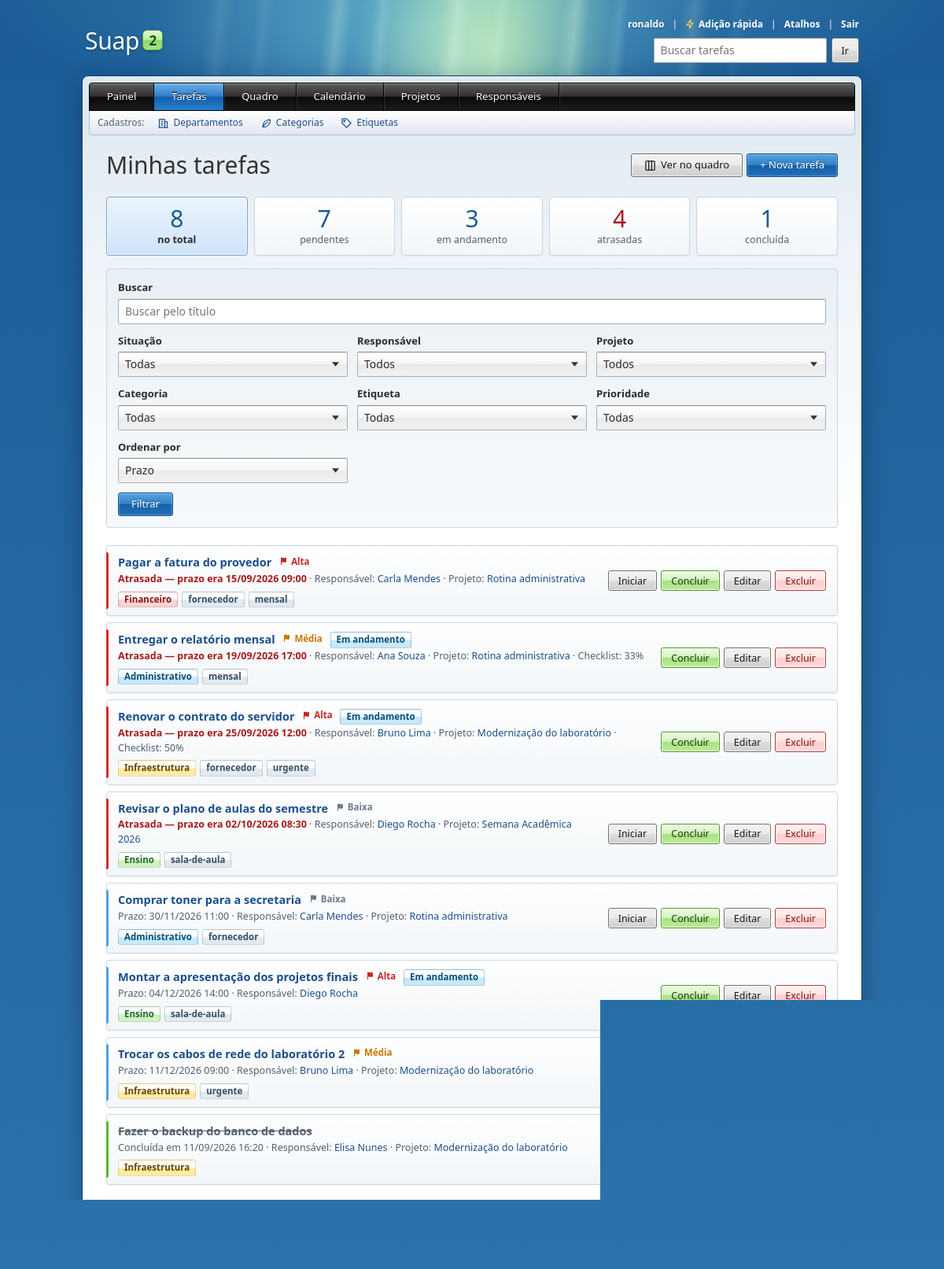
The app's page / (signed in) with its own data.
### Suap2APP/models.py (models this page shows, shortened)
class Tarefa(models.Model):
    PRIORIDADES = [
        ('alta', 'Alta'),
        ('media', 'Média'),
        ('baixa', 'Baixa'),
    ]
    SITUACOES = [
        ('a_fazer', 'A fazer'),
        ('em_andamento', 'Em andamento'),
        ('concluida', 'Concluída'),
    ]
    titulo = models.CharField(max_length=100)
    criada_em = models.DateTimeField(auto_now_add=True)
    prazo = models.DateTimeField()
    prioridade = models.CharField(max_length=5, choices=PRIORIDADES, default='media')
    iniciada_em = models.DateTimeField(null=True, blank=True)
    concluida_em = models.DateTimeField(null=True, blank=True)
    lembrete_enviado_em = models.DateTimeField(null=True, blank=True, editable=False)
    pessoa_responsavel = models.ForeignKey(Responsavel, on_delete=models.PROTECT)
    projeto = models.ForeignKey(Projeto, on_delete=models.SET_NULL, null=True, blank=True, related_name='tarefas')
    categoria = models.ForeignKey(Categoria, on_delete=models.SET_NULL, null=True, blank=True, related_name='tarefas')
    etiquetas = models.ManyToManyField(Etiqueta, blank=True, related_name='tarefas')
    objects = TarefaQuerySet.as_manager()
    class Meta:
        verbose_name = 'Tarefa'
        verbose_name_plural = 'Tarefas'
        ordering = [models.F('concluida_em').asc(nulls_first=True), 'prazo']
    @property
    def situacao(self):
        if self.concluida_em:
            return 'concluida'
        return 'em_andamento' if self.iniciada_em else 'a_fazer'
    @property
    def progresso(self):
        subtarefas = list(self.subtarefas.all())
        if not subtarefas:
            return None
        return round(100 * sum(1 for s in subtarefas if s.concluida) / len(subtarefas))

class Responsavel(models.Model):
    nome = models.CharField(max_length=150)
    cpf = models.CharField(max_length=14, unique=True)
    email = models.EmailField(blank=True)
    telefone = models.CharField(max_length=20, blank=True)
    departamento = models.ForeignKey(
        Departamento, on_delete=models.SET_NULL, null=True, blank=True, related_name='responsaveis',
    )
    class Meta:
        verbose_name = 'Responsável'
        verbose_name_plural = 'Responsáveis'
        ordering = ['nome']
    def __str__(self):
        return self.nome

class Projeto(models.Model):
    nome = models.CharField(max_length=120, unique=True)
    descricao = models.TextField(blank=True)
    departamento = models.ForeignKey(
        Departamento, on_delete=models.SET_NULL, null=True, blank=True, related_name='projetos',
    )
    inicio = models.DateField(null=True, blank=True)
    fim = models.DateField(null=True, blank=True)
    class Meta:
        verbose_name = 'Projeto'
        verbose_name_plural = 'Projetos'
        ordering = ['nome']
        constraints = [
            models.CheckConstraint(
                condition=(
                    models.Q(inicio__isnull=True)
                    | models.Q(fim__isnull=True)
                    | models.Q(fim__gte=models.F('inicio'))
                ),
                name='projeto_fim_depois_do_inicio',
            ),
        ]
    def __str__(self):
        return self.nome

class Categoria(models.Model):
    CORES = [
        ('azul', 'Azul'),
        ('verde', 'Verde'),
        ('amarelo', 'Amarelo'),
        ('vermelho', 'Vermelho'),
        ('cinza', 'Cinza'),
    ]
    nome = models.CharField(max_length=60, unique=True)
    cor = models.CharField(max_length=10, choices=CORES, default='cinza')
    class Meta:
        verbose_name = 'Categoria'
        verbose_name_plural = 'Categorias'
        ordering = ['nome']
    def __str__(self):
        return self.nome

class Etiqueta(models.Model):
    nome = models.CharField(max_length=40, unique=True)
    class Meta:
        verbose_name = 'Etiqueta'
        verbose_name_plural = 'Etiquetas'
        ordering = ['nome']
    def __str__(self):
        return self.nome

class Subtarefa(models.Model):
    tarefa = models.ForeignKey(Tarefa, on_delete=models.CASCADE, related_name='subtarefas')
    descricao = models.CharField(max_length=150)
    concluida = models.BooleanField(default=False)
    ordem = models.PositiveIntegerField(default=0)
    class Meta:
        verbose_name = 'Subtarefa'
        verbose_name_plural = 'Subtarefas'
        ordering = ['ordem', 'pk']

### Suap2APP/views.py (the view)
# urls.py: path('', views.TarefaListView.as_view(), name='tarefa_list'),
class TarefaListView(LeituraMixin, ListView):
    model = Tarefa
    context_object_name = 'tarefas'
    paginate_by = 10
    def get_queryset(self):
        self.agora = timezone.now()
        self.filtro = TarefaFiltroForm(self.request.GET)
        tarefas = self.filtro.filtrar(Tarefa.objects.com_relacionados(), self.agora)
        return self.filtro.aplicar_ordem(tarefas)
    def get_context_data(self, **kwargs):
        context = super().get_context_data(**kwargs)
        context['now'] = self.agora
        context['filtro'] = self.filtro
        context['filtrando'] = any(self.request.GET.get(campo) for campo in self.filtro.fields)
        sem_status = self.filtro.filtrar(Tarefa.objects.all(), self.agora, com_status=False)
        context.update(contar_por_situacao(sem_status, self.agora))
        context['total'] = context['pendentes'] + context['concluidas']
        context['status_atual'] = self.filtro.cleaned_data.get('status', '')
        return context

### Suap2APP/templates/Suap2APP/tarefa_list.html (shortened to what this page needs)
{% extends 'Suap2APP/base.html' %}
{% block content %}
    <div class="cabecalho">
        <h1>Minhas tarefas</h1>
        <div class="acoes">
            <a class="btn" href="{% url 'quadro' %}{% if request.GET %}?{{ request.GET.urlencode }}{% endif %}">
                <svg aria-hidden="true"><use href="#i-quadro"></use></svg>Ver no quadro
            </a>
            {% if pode_editar %}
            <a class="btn btn-primary" href="{% url 'tarefa_create' %}">+ Nova tarefa</a>
            {% endif %}
        </div>
    </div>
    <nav class="contadores" aria-label="Situação das tarefas">
        <a class="contador{% if not status_atual %} contador-ativo{% endif %}" href="{% querystring status=None page=None %}"{% if not status_atual %} aria-current="true"{% endif %}>
            <strong>{{ total }}</strong> no total
        </a>
        <a class="contador{% if status_atual == 'pendentes' %} contador-ativo{% endif %}" href="{% querystring status='pendentes' page=None %}"{% if status_atual == 'pendentes' %} aria-current="true"{% endif %}>
            <strong>{{ pendentes }}</strong> pendente{{ pendentes|pluralize }}
        </a>
        <a class="contador{% if status_atual == 'em_andamento' %} contador-ativo{% endif %}" href="{% querystring status='em_andamento' page=None %}"{% if status_atual == 'em_andamento' %} aria-current="true"{% endif %}>
            <strong>{{ em_andamento }}</strong> em andamento
        </a>
        <a class="contador{% if atrasadas %} contador-alerta{% endif %}" href="{% querystring status='atrasadas' page=None %}">
            <strong>{{ atrasadas }}</strong> atrasada{{ atrasadas|pluralize }}
        </a>
        <a class="contador{% if status_atual == 'concluidas' %} contador-ativo{% endif %}" href="{% querystring status='concluidas' page=None %}"{% if status_atual == 'concluidas' %} aria-current="true"{% endif %}>
            <strong>{{ concluidas }}</strong> concluída{{ concluidas|pluralize }}
        </a>
    </nav>
    <details class="filtros-recolhivel" data-filtros{% if filtrando %} data-filtrando{% endif %} open>
        <form method="get" class="filtros" role="search">
            <div class="filtro-busca">
                <label for="{{ filtro.q.id_for_label }}">{{ filtro.q.label }}</label>
                {{ filtro.q }}
            </div>
            {% for campo in filtro %}
                {% if campo.name != 'q' %}
                    <div>
                        <label for="{{ campo.id_for_label }}">{{ campo.label }}</label>
                        {{ campo }}
                    </div>
                {% endif %}
            {% endfor %}
            <div class="filtro-botoes">
                <button type="submit" class="btn btn-primary">Filtrar</button>
            </div>
        </form>
    </details>
    {% if tarefas %}
        <div class="lista">
            {% for tarefa in tarefas %}
                {% include 'Suap2APP/_tarefa_item.html' with mostrar_responsavel=True %}
            {% endfor %}
        </div>
    {% elif filtrando %}
        <p class="vazio">Nenhuma tarefa encontrada com esses filtros.</p>
    {% else %}
        <p class="vazio">Nenhuma tarefa cadastrada ainda.</p>
    {% endif %}
{% endblock %}

### Suap2APP/templates/Suap2APP/_topo.html (shortened to what this page needs)
<header class="topo">
    <a class="marca" href="{% if user.is_authenticated or visitante %}{% url 'painel' %}{% else %}{% url 'login' %}{% endif %}">
        Suap<span class="marca-versao">2</span>
    </a>
    {% if user.is_authenticated or visitante %}
        <div class="topo-direita">
            <div class="topo-usuario">
                {% if user.is_authenticated %}
                    <span>{{ user.get_username }}</span>
                    <span class="separador" aria-hidden="true" data-so-com-js hidden>|</span>
                    <button type="button" class="btn btn-link" data-abrir-rapida data-url="{% url 'tarefa_rapida' %}" data-so-com-js hidden title="Adição rápida (N)">
                        <svg aria-hidden="true"><use href="#i-raio"></use></svg>Adição rápida
                    </button>
                {% else %}
                    <span>Visitante</span>
                {% endif %}
                <span class="separador" aria-hidden="true" data-so-com-js hidden>|</span>
                <button type="button" class="btn btn-link" data-abrir-atalhos data-so-com-js hidden title="Atalhos do teclado (?)">Atalhos</button>
                <span class="separador" aria-hidden="true">|</span>
                <form method="post" action="{% url 'logout' %}">
                    <button type="submit" class="btn btn-link">Sair</button>
                </form>
            </div>
            <form class="busca-topo" role="search" method="get" action="{% url 'tarefa_list' %}">
                <input id="busca-topo" type="search" name="q" placeholder="Buscar tarefas" value="{{ request.GET.q }}">
                <button type="submit" class="btn btn-small">Ir</button>
            </form>
        </div>
    {% endif %}
</header>

### Suap2APP/templates/Suap2APP/_tarefa_item.html (shortened to what this page needs)
{% with situacao=tarefa.situacao %}
<div class="item item-tarefa{% if tarefa.concluida_em %} item-concluida{% elif tarefa.prazo < now %} item-atrasada{% endif %}">
    <div class="item-info">
        <div class="item-titulo{% if tarefa.concluida_em %} concluida{% endif %}">
            <a href="{% url 'tarefa_detail' tarefa.pk %}">{{ tarefa.titulo }}</a>
            {% if not tarefa.concluida_em %}{% include 'Suap2APP/_prioridade.html' %}{% endif %}
            {% if situacao == 'em_andamento' %}<span class="badge cor-azul">Em andamento</span>{% endif %}
        </div>
        <div class="item-detalhe">
            {% if tarefa.concluida_em %}
                Concluída em {{ tarefa.concluida_em|date:"d/m/Y H:i" }}
            {% elif tarefa.prazo < now %}
                <span class="atrasada">Atrasada — prazo era {{ tarefa.prazo|date:"d/m/Y H:i" }}</span>
            {% else %}
                Prazo: {{ tarefa.prazo|date:"d/m/Y H:i" }}
            {% endif %}
            {% if mostrar_responsavel %}
                · Responsável:
                <a href="{% url 'responsavel_detail' tarefa.pessoa_responsavel.pk %}">{{ tarefa.pessoa_responsavel.nome }}</a>
            {% endif %}
            {% if tarefa.projeto and not esconder_projeto %}
                · Projeto: <a href="{% url 'projeto_detail' tarefa.projeto.pk %}">{{ tarefa.projeto.nome }}</a>
            {% endif %}
            {% if tarefa.subtarefas.all %}
                · Checklist: {{ tarefa.progresso }}%
            {% endif %}
        </div>
        {% if tarefa.categoria or tarefa.etiquetas.all %}
            <div class="marcadores">
                {% if tarefa.categoria %}
                    <a class="badge cor-{{ tarefa.categoria.cor }}" href="{% url 'tarefa_list' %}?categoria={{ tarefa.categoria.pk }}">{{ tarefa.categoria.nome }}</a>
                {% endif %}
                {% for etiqueta in tarefa.etiquetas.all %}
                    <a class="badge badge-etiqueta" href="{% url 'tarefa_list' %}?etiqueta={{ etiqueta.pk }}">{{ etiqueta.nome }}</a>
                {% endfor %}
            </div>
        {% endif %}
    </div>
    {% if pode_editar %}
        <div class="acoes">
            {% if situacao == 'a_fazer' %}
                <form method="post" action="{% url 'tarefa_mover' tarefa.pk %}">
                    <button type="submit" class="btn btn-small" title="Marcar como em andamento">Iniciar</button>
                </form>
            {% endif %}
            <form method="post" action="{% url 'tarefa_toggle' tarefa.pk %}">
                <button type="submit" class="btn {% if tarefa.concluida_em %}btn-secondary{% else %}btn-success{% endif %} btn-small">
                    {% if tarefa.concluida_em %}Reabrir{% else %}Concluir{% endif %}
                </button>
            </form>
            <a class="btn btn-secondary btn-small" href="{% url 'tarefa_update' tarefa.pk %}">Editar</a>
            <a class="btn btn-danger btn-small" href="{% url 'tarefa_delete' tarefa.pk %}">Excluir</a>
        </div>
    {% endif %}
</div>
{% endwith %}

### Suap2APP/templates/Suap2APP/_prioridade.html
<span class="prioridade prioridade-texto-{{ tarefa.prioridade }}" title="Prioridade {{ tarefa.get_prioridade_display|lower }}"><svg aria-hidden="true"><use href="#i-bandeira"></use></svg>{{ tarefa.get_prioridade_display }}</span>

### records on screen
Tarefa: titulo "Pagar a fatura do provedor", prioridade "Alta", prazo "15/09/2026 09:00", pessoa_responsavel.nome "Carla Mendes", projeto.nome "Rotina administrativa", categoria.nome "Financeiro", shows "Concluir"
Etiqueta: nome "fornecedor"
Etiqueta: nome "mensal"
Tarefa: titulo "Entregar o relatório mensal", prioridade "Média", shows "Em andamento", prazo "19/09/2026 17:00", pessoa_responsavel.nome "Ana Souza", projeto.nome "Rotina administrativa", progresso "33", categoria.nome "Administrativo", shows "Concluir"
Tarefa: titulo "Renovar o contrato do servidor", prioridade "Alta", shows "Em andamento", prazo "25/09/2026 12:00", pessoa_responsavel.nome "Bruno Lima", projeto.nome "Modernização do laboratório", progresso "50", categoria.nome "Infraestrutura", shows "Concluir"
Etiqueta: nome "urgente"
Tarefa: titulo "Revisar o plano de aulas do semestre", prioridade "Baixa", prazo "02/10/2026 08:30", pessoa_responsavel.nome "Diego Rocha", projeto.nome "Semana Acadêmica 2026", categoria.nome "Ensino", shows "Concluir"
Etiqueta: nome "sala-de-aula"
Tarefa: titulo "Comprar toner para a secretaria", prioridade "Baixa", prazo "30/11/2026 11:00", pessoa_responsavel.nome "Carla Mendes", projeto.nome "Rotina administrativa", categoria.nome "Administrativo", shows "Concluir"
Tarefa: titulo "Montar a apresentação dos projetos finais", prioridade "Alta", shows "Em andamento", prazo "04/12/2026 14:00", pessoa_responsavel.nome "Diego Rocha", categoria.nome "Ensino", shows "Concluir"
Tarefa: titulo "Trocar os cabos de rede do laboratório 2", prioridade "Média", prazo "11/12/2026 09:00", pessoa_responsavel.nome "Bruno Lima", projeto.nome "Modernização do laboratório", categoria.nome "Infraestrutura"
Tarefa: titulo "Fazer o backup do banco de dados", concluida_em "11/09/2026 16:20", pessoa_responsavel.nome "Elisa Nunes", projeto.nome "Modernização do laboratório", categoria.nome "Infraestrutura"

### other values on screen
{{ user.get_username }} "ronaldo"
{{ total }} "8"
{{ pendentes }} "7"
{{ em_andamento }} "3"
{{ atrasadas }} "4"
{{ concluidas }} "1"
{{ filtro.q.label }} "Buscar"
{{ campo.label }} "Situação" "Responsável" "Projeto" "Categoria" "Etiqueta" "Prioridade" "Ordenar por"
